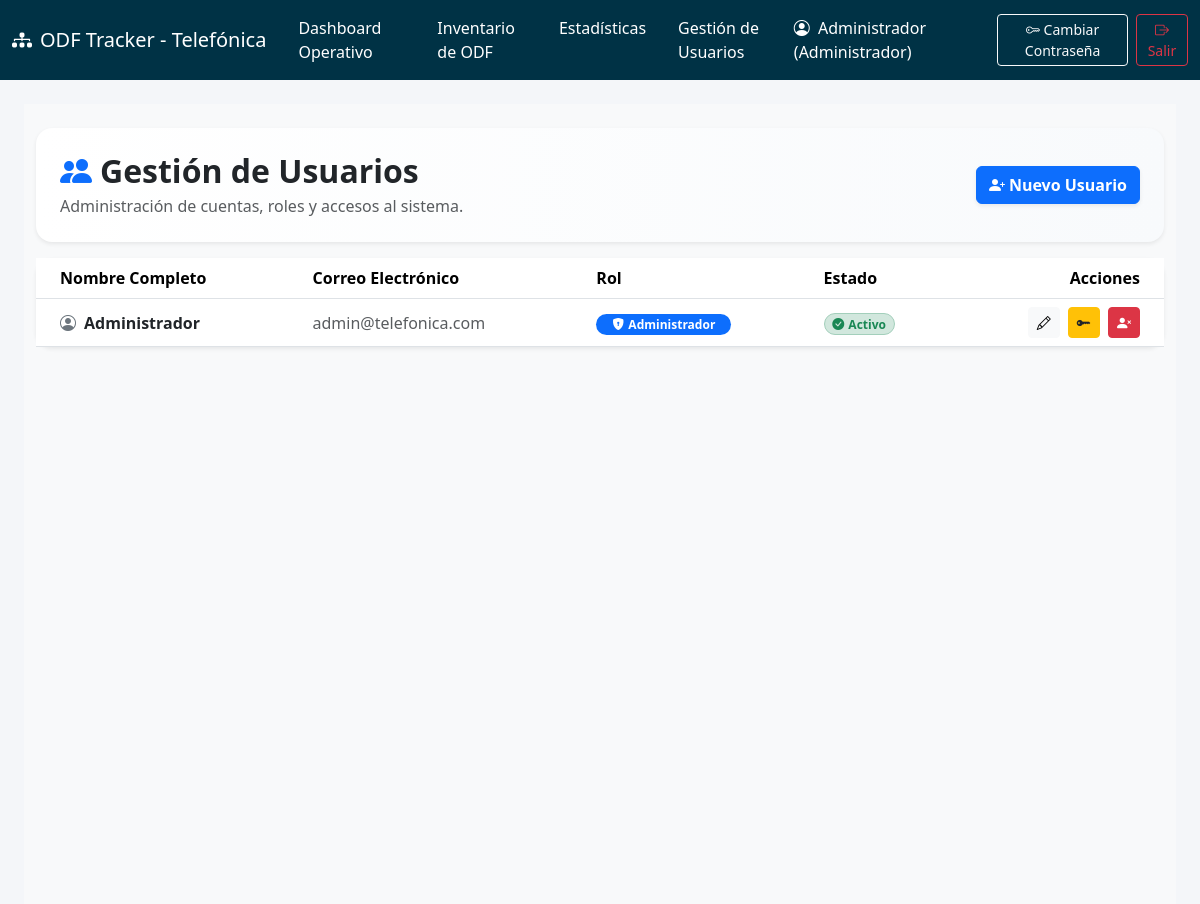
The page /admin_usuarios.php (signed in) on the database its author committed.
### tables this page shows
CREATE TABLE `usuario` (
  `id_usuario` int(11) NOT NULL,
  `nombre` varchar(100) NOT NULL,
  `correo` varchar(150) NOT NULL,
  `contrasena_hash` varchar(255) NOT NULL,
  `rol` enum('Administrador','Supervisor','Tecnico') NOT NULL,
  `activo` tinyint(4) DEFAULT 1
);

### app/Core/Env.php (called while the page is built, shortened)
<?php
class Env
{
    public static function load(?string $filePath = null): void
    {
        if ($filePath === null) {
            $filePath = dirname(__DIR__, 2) . '/.env';
        }
        if (!file_exists($filePath) || !is_readable($filePath)) {
            return;
        }
    }
    public static function get(string $key, mixed $default = null): mixed
    {
        $value = $_ENV[$key] ?? $_SERVER[$key] ?? getenv($key);
        return match (strtolower((string)$value)) {
            'true', '(true)' => true,
            'false', '(false)' => false,
            'null', '(null)' => null,
            'empty', '(empty)' => '',
            default => $value,
        };
    }
}

### app/Core/ErrorHandler.php (called while the page is built, shortened)
<?php
class ErrorHandler
{
    public static function register(?string $logPath = null): void
    {
        if ($logPath === null) {
            $logDir = dirname(__DIR__, 2) . '/logs';
        } else {
            self::$logFile = $logPath;
        }
    }
}

### app/Core/DatabaseConnection.php (called while the page is built, shortened)
<?php
class DatabaseConnection
{
    private static ?PDO $sharedPdo = null;
    public static function create(?array $customConfig = null): PDO
    {
        $host       = $customConfig['host'] ?? Env::get('DB_HOST', '127.0.0.1');
        $port       = $customConfig['port'] ?? Env::get('DB_PORT', 3306);
        $database   = $customConfig['database'] ?? Env::get('DB_DATABASE', 'inventario_odf');
        $username   = $customConfig['username'] ?? Env::get('DB_USERNAME', 'root');
        $password   = $customConfig['password'] ?? Env::get('DB_PASSWORD', '');
        $charset    = $customConfig['charset'] ?? Env::get('DB_CHARSET', 'utf8mb4');
        $maxRetries = (int)($customConfig['max_retries'] ?? Env::get('DB_MAX_RETRIES', 3));
        $delayMs    = (int)($customConfig['retry_delay_ms'] ?? Env::get('DB_RETRY_DELAY_MS', 200));
        $dsn = "mysql:host={$host};port={$port};dbname={$database};charset={$charset}";
        $options = [
            PDO::ATTR_ERRMODE            => PDO::ERRMODE_EXCEPTION,
            PDO::ATTR_DEFAULT_FETCH_MODE => PDO::FETCH_ASSOC,
            PDO::ATTR_EMULATE_PREPARES   => false,
        ];
        $attempt = 0;
        $lastException = null;
        while ($attempt < $maxRetries) {
            $attempt++;
            try {
                return new PDO($dsn, $username, $password, $options);
            } catch (PDOException $e) {
                $lastException = $e;
                if ($attempt < $maxRetries) {
                    usleep($delayMs * 1000 * $attempt);
                }
            }
        }
        throw new PDOException(
            sprintf("Fallo de conexión a la base de datos tras %d intentos: %s", $maxRetries, $lastException?->getMessage()),
            (int)($lastException?->getCode() ?? 0),
            $lastException
        );
    }
    public static function getSharedInstance(): PDO
    {
        if (self::$sharedPdo === null) {
            self::$sharedPdo = self::create();
        }
        return self::$sharedPdo;
    }
}

### classes/Database.php (called while the page is built, shortened)
<?php
class Database {
    private static $instance = null;
    private $pdo;
    private function __construct() {
        $this->pdo = \App\Core\DatabaseConnection::getSharedInstance();
    }
    public static function getInstance() {
        if (self::$instance == null) {
            self::$instance = new Database();
        }
        return self::$instance;
    }
    public function getConnection() {
        return $this->pdo;
    }
}
?>

### classes/Usuario.php (called while the page is built, shortened)
<?php
require_once __DIR__ . '/Database.php';
class Usuario {
    private $pdo;
    public function __construct() {
        $this->pdo = Database::getInstance()->getConnection();
    }
    public function getAllUsuarios() {
        $stmt = $this->pdo->query("SELECT * FROM Usuario ORDER BY activo DESC, nombre ASC");
        return $stmt->fetchAll();
    }
}
?>

### admin_usuarios.php (the view, shortened to what this page needs)
<?php
require_once 'classes/Usuario.php';
$usuarioManager = new Usuario();
$usuarios = $usuarioManager->getAllUsuarios();
require_once 'views/header.php';
?>
<div class="container-fluid py-4 bg-light min-vh-100">
    <div class="row mb-4">
        <div class="col-12">
            <div class="d-flex justify-content-between align-items-center bg-white p-4 rounded-4 shadow-sm border-0 mb-3" style="background: linear-gradient(to right, #ffffff, #f8fafc);">
                <div>
                    <h2 class="fw-bold text-dark mb-0"><i class="bi bi-people-fill text-primary me-2"></i>Gestión de Usuarios</h2>
                    <p class="text-muted mb-0 mt-1">Administración de cuentas, roles y accesos al sistema.</p>
                </div>
                <div>
                    <button class="btn btn-primary shadow-sm btn-rounded fw-bold" data-bs-toggle="modal" data-bs-target="#modalUsuario"><i class="bi bi-person-plus-fill me-1"></i>Nuevo Usuario</button>
                </div>
            </div>
            <div class="card shadow-sm border-0 rounded-4">
                <div class="card-body p-0">
                    <div class="table-responsive">
                        <table class="table table-hover align-middle mb-0">
                            <thead class="bg-light">
                                <tr>
                                    <th class="ps-4">Nombre Completo</th>
                                    <th>Correo Electrónico</th>
                                    <th>Rol</th>
                                    <th>Estado</th>
                                    <th class="text-end pe-4">Acciones</th>
                                </tr>
                            </thead>
                            <tbody>
                                <?php foreach ($usuarios as $u): ?>
                                <tr>
                                    <td class="ps-4 fw-bold text-dark"><i class="bi bi-person-circle text-secondary me-2"></i><?= htmlspecialchars($u['nombre']) ?></td>
                                    <td class="text-muted"><?= htmlspecialchars($u['correo']) ?></td>
                                    <td>
                                        <?php if($u['rol'] == 'Administrador'): ?>
                                            <span class="badge bg-primary rounded-pill px-3"><i class="bi bi-shield-lock-fill me-1"></i>Administrador</span>
                                        <?php elseif($u['rol'] == 'Supervisor'): ?>
                                            <span class="badge bg-info rounded-pill px-3 text-dark"><i class="bi bi-eye-fill me-1"></i>Supervisor</span>
                                        <?php else: ?>
                                            <span class="badge bg-secondary rounded-pill px-3"><i class="bi bi-tools me-1"></i>Técnico</span>
                                        <?php endif; ?>
                                    </td>
                                    <td>
                                        <?php if($u['activo']): ?>
                                            <span class="badge bg-success-subtle text-success border border-success-subtle rounded-pill"><i class="bi bi-check-circle-fill me-1"></i>Activo</span>
                                        <?php else: ?>
                                            <span class="badge bg-danger-subtle text-danger border border-danger-subtle rounded-pill"><i class="bi bi-x-circle-fill me-1"></i>Inactivo</span>
                                        <?php endif; ?>
                                    </td>
                                    <td class="text-end pe-4">
                                        <button class="btn btn-sm btn-light btn-rounded me-1" onclick="editUsuario(<?= $u['id_usuario'] ?>, '<?= addslashes($u['nombre']) ?>', '<?= addslashes($u['correo']) ?>', '<?= $u['rol'] ?>')" title="Editar Datos"><i class="bi bi-pencil"></i></button>
                                        <form action="api/crud_usuarios.php" method="POST" class="d-inline m-0" onsubmit="return confirm('¿Restablecer la contraseña a telefonica123?');">
                                            <button type="submit" class="btn btn-sm btn-warning btn-rounded text-dark me-1" title="Restablecer Contraseña"><i class="bi bi-key-fill"></i></button>
                                        </form>
                                        <?php if($u['activo']): ?>
                                            <form action="api/crud_usuarios.php" method="POST" class="d-inline m-0" onsubmit="return confirm('¿Desactivar esta cuenta? El usuario ya no podrá ingresar.');">
                                                <button type="submit" class="btn btn-sm btn-danger btn-rounded" title="Desactivar Cuenta"><i class="bi bi-person-x-fill"></i></button>
                                            </form>
                                        <?php endif; ?>
                                    </td>
                                </tr>
                                <?php endforeach; ?>
                            </tbody>
                        </table>
                    </div>
                </div>
            </div>
        </div>
    </div>
</div>
<?php require_once 'views/footer.php'; ?>

### views/header.php (style rules this page uses)
body { background-color: #f4f6f9; }

### rows shown on the page
usuario: nombre "Administrador", correo "admin@telefonica.com", rol "Administrador" (drawn), activo 1 (drawn)

### other values the page prints
$_SESSION['usuario']['nombre'] "Administrador"
$_SESSION['usuario']['rol'] "Administrador"
